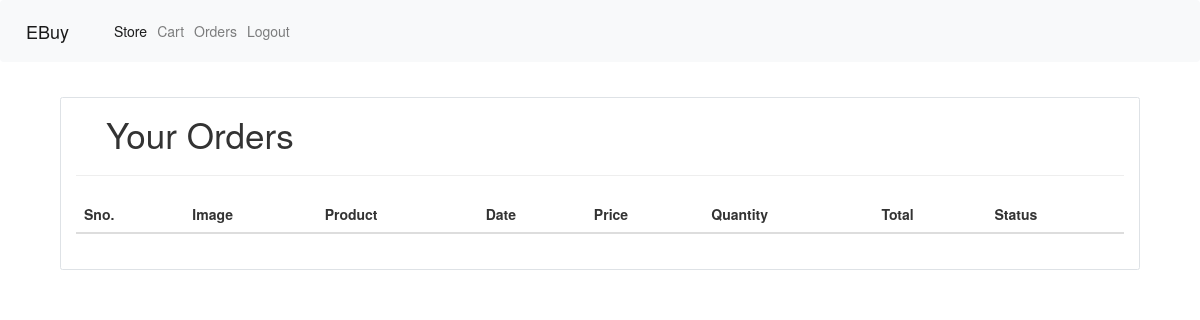
The page /orders (signed in) on the database as committed earlier.
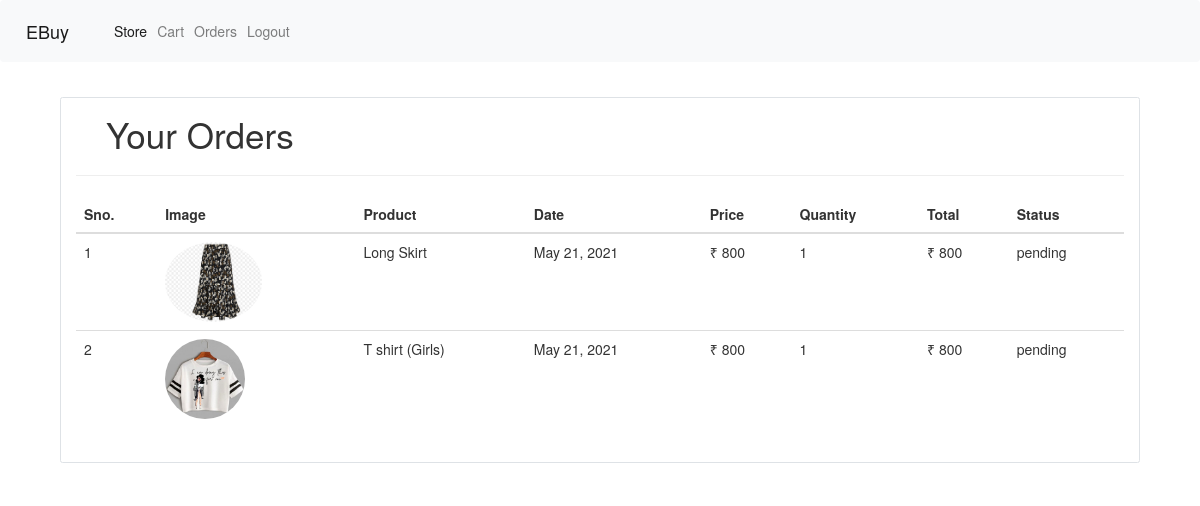
The same page on the database as committed later.
### store/models/orders.py (models this page shows, shortened)
class Order(models.Model):
    product = models.ForeignKey(Product, on_delete=models.CASCADE)
    customer = models.ForeignKey(Customer, on_delete=models.CASCADE)
    quantity = models.IntegerField(default=1)
    price = models.IntegerField()
    address = models.CharField(max_length=250, default='',blank=True)
    phone = models.CharField(max_length=10,default='',blank=True)
    date = models.DateField(default=datetime.datetime.today)
    @staticmethod
    def get_orders_by_customer(customer_id):
        return Order.objects.filter(customer = customer_id)

### store/models/products.py (models this page shows, shortened)
class Product(models.Model):
    name = models.CharField(max_length=50)
    price = models.IntegerField(default=0)
    category = models.ForeignKey(Category, on_delete=models.CASCADE,default=1)
    description = models.CharField(max_length=50,default='',null = True,blank = True)
    image = models.ImageField(upload_to='uploads/product/')

### store/views/orders.py (the view)
# urls.py: path('orders', OrderView.as_view(), name='order'),
class OrderView(View):
    def get(self, request):
        customer = request.session.get('customer')
        order = Order.get_orders_by_customer(customer)
        return render(request,'orders.html', {'orders': order})

### store/templatetags/custom_filter.py (called while the page is built)
@register.filter(name='currency')
def currency(number):
    return "₹ "+str(number)

@register.filter(name='multiply')
def multiply(number, number1):
    return number * number1

### store/templates/orders.html (shortened to what this page needs)
{% extends 'base.html' %}
{% block content %}
{% load cart %}
{% load custom_filter %}
<div class = "container">
    <div class="border rounded p-4 m-4">
        <p class="display-4 pl-4 ml-4">Your Orders</p>
        <hr>
        <table class="table">
            <thead>
                <tr>
                    <th>Sno.</th>
                    <th>Image</th>
                    <th>Product</th>
                    <th>Date</th>
                    <th>Price</th>
                    <th>Quantity</th>
                    <th>Total</th>
                    <th>Status</th>
                </tr>
            </thead>
            <tbody>
                {% for order in orders %}
                <tr>
                    <td>{{forloop.counter}}</td>
                    <td><img style="height: 80px; " class="rounded-circle" src="{{order.product.image.url}}" alt=""></td>
                    <td>{{order.product.name}}</td>
                    <td>{{order.date}}</td>
                    <td>{{order.price|currency}}</td>
                    <td>{{order.quantity}}</td>
                    <td>{{order.quantity|multiply:order.price|currency}}</td>
                    <td>{{order.status|default:'pending'}}</td>
                </tr>
                {% endfor %}
            </tbody>
        </table>
    </div>
</div>
<link href="https://maxcdn.bootstrapcdn.com/bootstrap/3.3.6/css/bootstrap.min.css" rel="stylesheet"/>
{% endblock %}

### store/templates/base.html (shortened to what this page needs)
<!doctype html>
<html lang="en">
  <head>
    <link rel="stylesheet" href="https://maxcdn.bootstrapcdn.com/bootstrap/4.0.0/css/bootstrap.min.css">
  </head>
  <body>
    <nav class="navbar navbar-expand-lg navbar-light bg-light">
  <a class="navbar-brand" href="/">EBuy</a>
  <div class="collapse navbar-collapse" id="navbarSupportedContent">
    <ul class="navbar-nav mr-auto">
      <li class="nav-item active">
        <a class="nav-link" href="#">Store<span class="sr-only">(current)</span></a>
      </li>
    </ul>
    <ul class="navbar-nav my-2 my-lg-0">
      <li class="nav-item " >
        <a class="nav-link" href="/cart">Cart<span class="sr-only">(current)</span></a>
      </li>
      {% if request.session.customer %}
      <li class="nav-item " >
        <a class="nav-link" href="/orders">Orders<span class="sr-only">(current)</span></a>
      </li>
      <li class="nav-item " >
        <a class="nav-link" href="/logout">Logout<span class="sr-only">(current)</span></a>
      </li>
      {% endif %}
    </ul>
  </div>
</nav>
{% block content %}{% endblock %}
  </body>
</html>

Rows that differ between the two databases and show on the page:
added Order: product.image (picture), product.name "Long Skirt", date "May 21, 2021", price "₹ 800", quantity "1", quantity|multiply "₹ 800", status "pending"
added Order: product.image (picture), product.name "T shirt (Girls)", date "May 21, 2021", price "₹ 800", quantity "1", quantity|multiply "₹ 800", status "pending"
